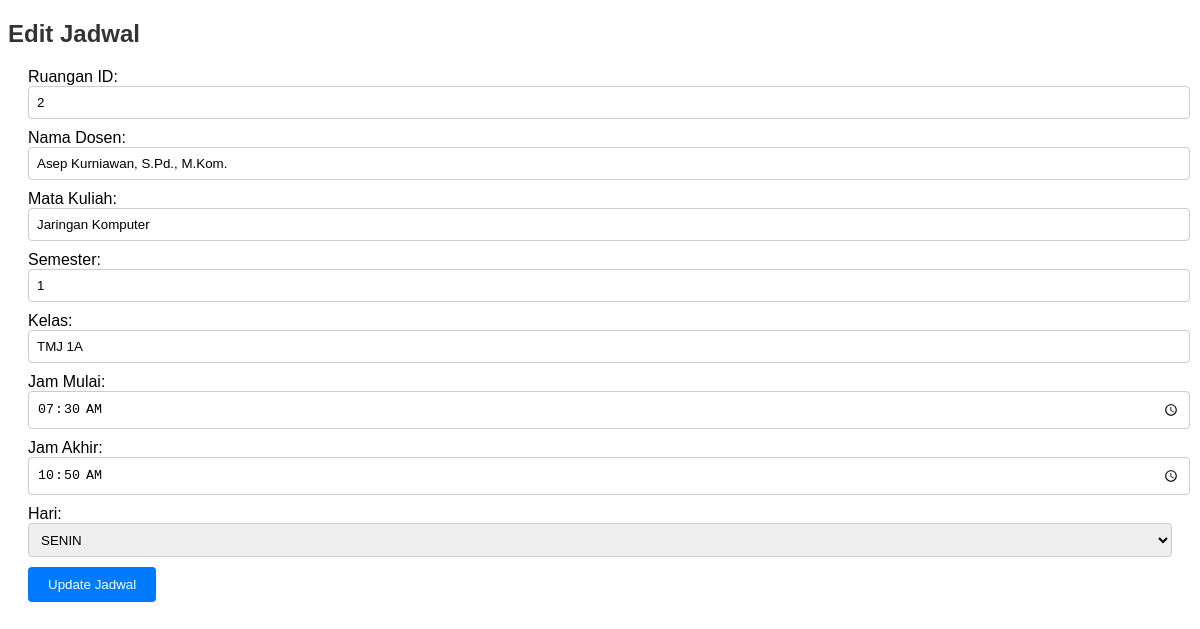
The app's page /edit_jadwal.php?jadwal_id=1 with its own data.
### tables this page shows
CREATE TABLE `jadwal` (
  `jadwal_id` int(11) NOT NULL,
  `ruangan_id` int(11) DEFAULT NULL,
  `nama_dosen` varchar(100) DEFAULT NULL,
  `nama_mata_kuliah` varchar(100) DEFAULT NULL,
  `smt` varchar(10) DEFAULT NULL,
  `kelas` varchar(10) DEFAULT NULL,
  `jam_mulai` time DEFAULT NULL,
  `jam_akhir` time DEFAULT NULL,
  `hari` varchar(10) DEFAULT NULL,
  `urutan_hari` int(11) DEFAULT NULL
);

### edit_jadwal.php (the view, shortened to what this page needs)
<?php
include 'connection.php';
if(isset($_GET['jadwal_id'])){
    $jadwal_id = $_GET['jadwal_id'];
    $query = "SELECT * FROM jadwal WHERE jadwal_id = $jadwal_id";
    $result = mysqli_query($conn, $query);
    if($result) {
        $jadwal = mysqli_fetch_assoc($result);
    } else {
        die("Error: Data tidak ditemukan.");
    }
} else {
    header('Location: jadwal.php');
    exit;
}
?>
<!DOCTYPE html>
<html lang="id">
<head>
</head>
<body>
    <h2>Edit Jadwal</h2>
    <form method="POST">
        Ruangan ID: <input type="text" name="ruangan_id" value="<?php echo $jadwal['ruangan_id']; ?>"/><br>
        Nama Dosen: <input type="text" name="nama_dosen" value="<?php echo $jadwal['nama_dosen']; ?>"/><br>
        Mata Kuliah: <input type="text" name="nama_mata_kuliah" value="<?php echo $jadwal['nama_mata_kuliah']; ?>"/><br>
        Semester: <input type="text" name="smt" value="<?php echo $jadwal['smt']; ?>"/><br>
        Kelas: <input type="text" name="kelas" value="<?php echo $jadwal['kelas']; ?>"/><br>
        Jam Mulai: <input type="time" name="jam_mulai" value="<?php echo $jadwal['jam_mulai']; ?>"/><br>
        Jam Akhir: <input type="time" name="jam_akhir" value="<?php echo $jadwal['jam_akhir']; ?>"/><br>
        Hari:
        <select name="hari">
            <?php
            $hari = ['SENIN', 'SELASA', 'RABU', 'KAMIS', 'JUMAT', 'SABTU'];
            foreach ($hari as $h) {
                echo "<option value='$h'" . ($jadwal['hari'] == $h ? " selected" : "") . ">$h</option>";
            }
            ?>
        </select><br>
        <input type="submit" value="Update Jadwal"/>
    </form>
</body>
</html>

### edit_jadwal.php (style rules this page uses)
body { font-family: Arial, sans-serif; }
h2 { color: #333; }
form { margin: 20px; }
input[type="text"], select, input[type="time"] { width: 100%; padding: 8px; margin-bottom: 10px; border: 1px solid #ccc; border-radius: 4px; }
select { height: 34px; }
input[type="submit"] { background-color: #007bff; color: #fff; border: none; border-radius: 4px; padding: 10px 20px; cursor: pointer; }

### records on screen
jadwal: ruangan_id "2", nama_dosen "Asep Kurniawan, S.Pd., M.Kom.", nama_mata_kuliah "Jaringan Komputer", smt "1", kelas "TMJ 1A", jam_mulai "07:30:00", jam_akhir "10:50:00", hari "SENIN"
